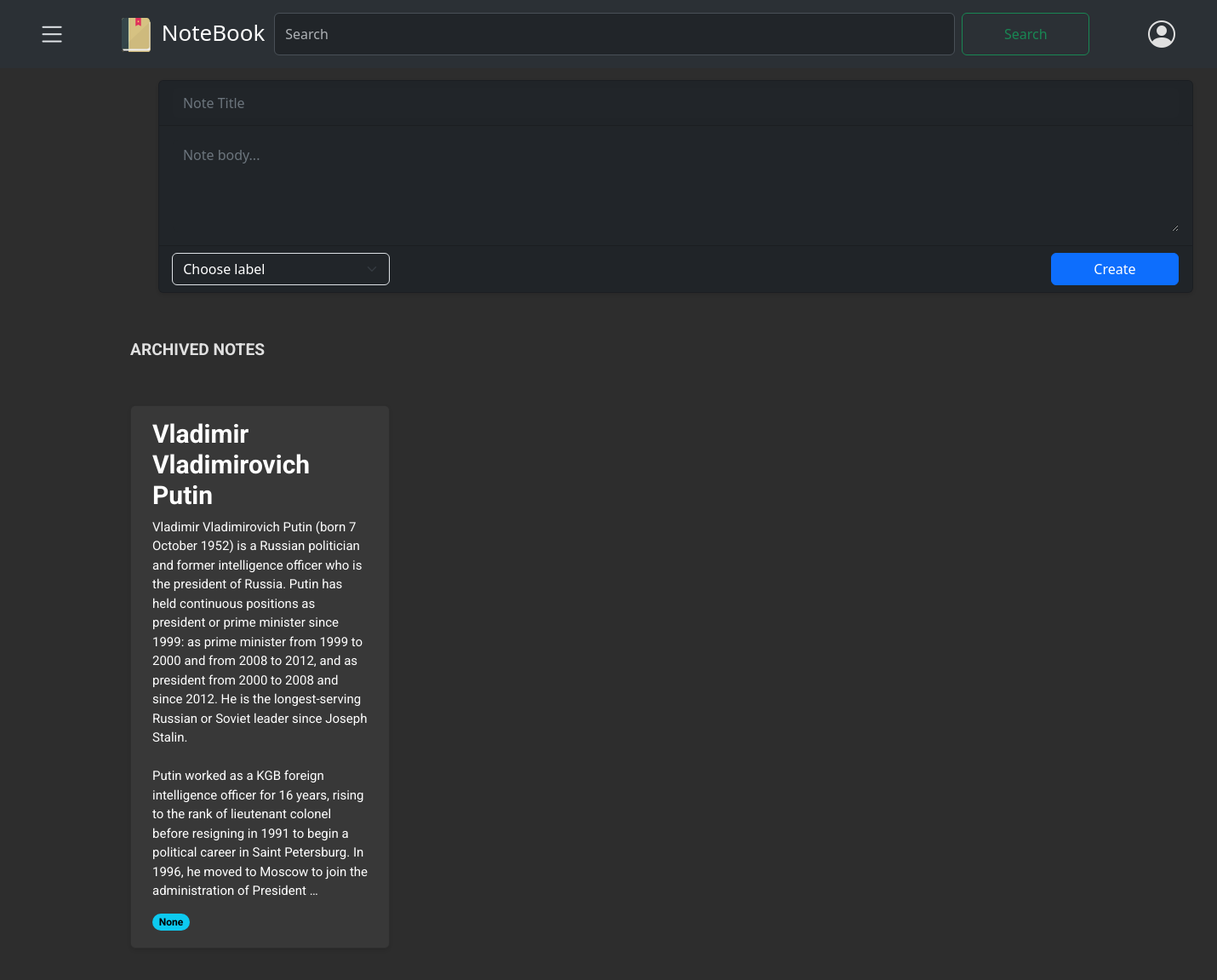
Page /notes/archived/ (signed in) on the committed database.
### notes/models.py (models this page shows, shortened)
class Note(models.Model):
    user= models.ForeignKey(CustomUser,on_delete=models.CASCADE, related_name='notes')
    title= models.CharField(max_length=100, null=False)
    body= models.TextField()
    label= models.ManyToManyField(Label, related_name="labels", blank=True)
    archived= models.BooleanField(default=False)
    pinned= models.BooleanField(default= False)
    created = models.DateTimeField(auto_now_add= True)
    updated= models.DateTimeField(auto_now=True)
    trashed = models.BooleanField(default=False)
    trashed_at= models.DateTimeField(null=True, blank=True)
    class Meta:
        ordering= ['-updated']
        indexes= [
            models.Index(fields=["-updated"])
        ]
        verbose_name = "Note"
        verbose_name_plural= "Notes"
    def get_labels(self, obj):
        return ", ".join([label.name for label in obj.label.all()])
    get_labels.short_description = 'Labels'

### notes/views.py (the view)
# urls.py: path('archived/', views.archived_list, name='archived_notes'),
@login_required
def archived_list(request):
    user= request.user
    archived_notes= Note.objects.filter(Q(user=user, pinned=True,archived=True, trashed= False) | Q(user=user, pinned=False, archived=True, trashed= False))
    context= { 'archived_notes':archived_notes,
              }
    return render(request,
                  'notes/archived/list.html',
                  context)

### notes/context_processors.py (called while the page is built)
def labels_processor(request):
    if request.user.is_authenticated:
        labels = Label.objects.filter(user=request.user)
    else:
        labels = Label.objects.none()
    return {
        'labels': labels,
    }

### notes/templates/notes/archived/list.html (shortened to what this page needs)
{% extends "notes/base.html" %}
{% block content %}
{% load static %}
<p class="text-capitalize" style="font-weight: bold; font-size: larger;">ARCHIVED NOTES</p>
<div class="card-container">
    {% if archived_notes|length >= 1 %}
    {% for note in archived_notes %}
    {% if note.archived %}
    <div class="card" data-note-id="{{ note.id }}">
        <a href="#" class="note-link" data-note-id="{{ note.id }}">
            <h5 class="card-title">{{ note.title }}</h5>
            <p class="card-text">{{ note.body|truncatechars:650 }}</p>
        </a>
        <span class="badge rounded-pill text-bg-info">{{ note.label.name }}</span>
    </div>
    {% endif %}
    {% endfor %}
    {% else %}
    {% include 'notes/archived/empty.html' %}
    {% endif %}
</div>
{% endblock %}

### notes/static/css/notes.css (style rules this page uses)
:root { --bg-color: #2d2d2d; --text-color: #e0e0e0; --secondary-text-color: #b0b0b0; --card-bg-color: #383838; }
html, body { background-color: #2d2d2d !important; color: #e0e0e0 !important; font-family: 'Roboto', sans-serif; }
.card-container { display: grid; grid-template-columns: repeat(auto-fill, minmax(250px, 1fr)); gap: 20px; padding: 10px; font-family: 'Roboto', Arial, sans-serif; width: 1300px; margin-top: 30px; margin-bottom: 30px; background-color: #2d2d2d !important; border-color: #444 !important; text-align: justify; }
.card { border-radius: 8px; padding: 15px 25px; box-shadow: 0 2px 4px rgba(0,0,0,0.1); background-color: #383838 !important; position: relative; padding-bottom: 20px; }
.card-title { font-size: 30px; font-weight: bold; margin-bottom: 15px; color: white !important; text-align: left; padding: 0 ; }
.card-text { font-size: 15px; color: white; text-align: left; padding: 0 0 35px; line-height: 1.5; white-space: pre-wrap; word-wrap: break-word; }
.note-link { text-decoration: none; color: inherit; }
.text-capitalize { font-family: 'Roboto', Arial, sans-serif; font-size: 18px; margin: 0; font-weight: normal; padding: 10px; }
.badge { display: inline-block; position: absolute; bottom: 20px; }

### rows in the picture
Note: title "Vladimir Vladimirovich Putin", body "Vladimir Vladimirovich Putin (born 7 October 1952) is a Russian politician and former intelligence officer who is the president of Russia. Putin has held continuous positions as president or prime minister since 1999: as prime minister from 1999 to 2000 and from 2008 to 2012, and as president from 2000 to 2008 and since 2012. He is the longest-serving Russian or Soviet leader since Joseph Stalin. Putin worked as a KGB foreign intelligence officer for 16 years, rising to the rank of lieutenant colonel before resigning in 1991 to begin a political career in Saint Petersburg. In 1996, he moved to Moscow to join the administration of President …", label.name "None"
